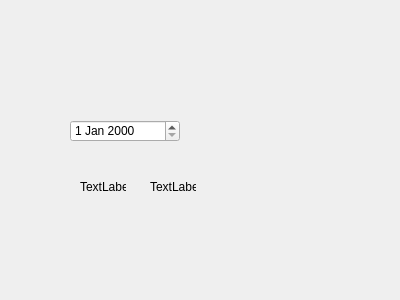
<?xml version="1.0" encoding="UTF-8"?>
<ui version="4.0">
 <class>HelpSubWindow</class>
 <widget class="QDialog" name="HelpSubWindow">
  <property name="geometry">
   <rect>
    <x>0</x>
    <y>0</y>
    <width>400</width>
    <height>300</height>
   </rect>
  </property>
  <property name="windowTitle">
   <string>Dialog</string>
  </property>
  <widget class="QDateEdit" name="dateEdit">
   <property name="geometry">
    <rect>
     <x>70</x>
     <y>120</y>
     <width>110</width>
     <height>22</height>
    </rect>
   </property>
  </widget>
  <widget class="QLabel" name="label">
   <property name="geometry">
    <rect>
     <x>80</x>
     <y>180</y>
     <width>46</width>
     <height>13</height>
    </rect>
   </property>
   <property name="text">
    <string>TextLabel</string>
   </property>
  </widget>
  <widget class="QLabel" name="label_2">
   <property name="geometry">
    <rect>
     <x>150</x>
     <y>180</y>
     <width>46</width>
     <height>13</height>
    </rect>
   </property>
   <property name="text">
    <string>TextLabel</string>
   </property>
  </widget>
 </widget>
 <resources/>
 <connections/>
</ui>
